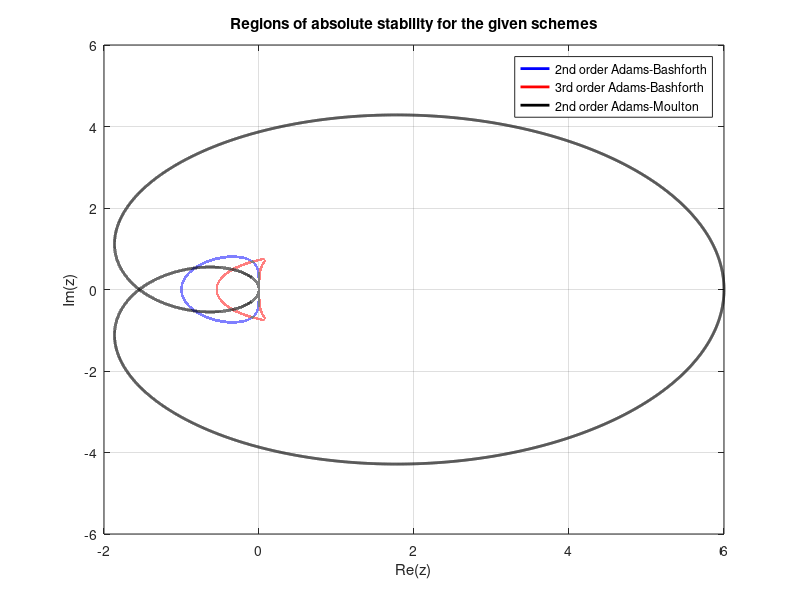
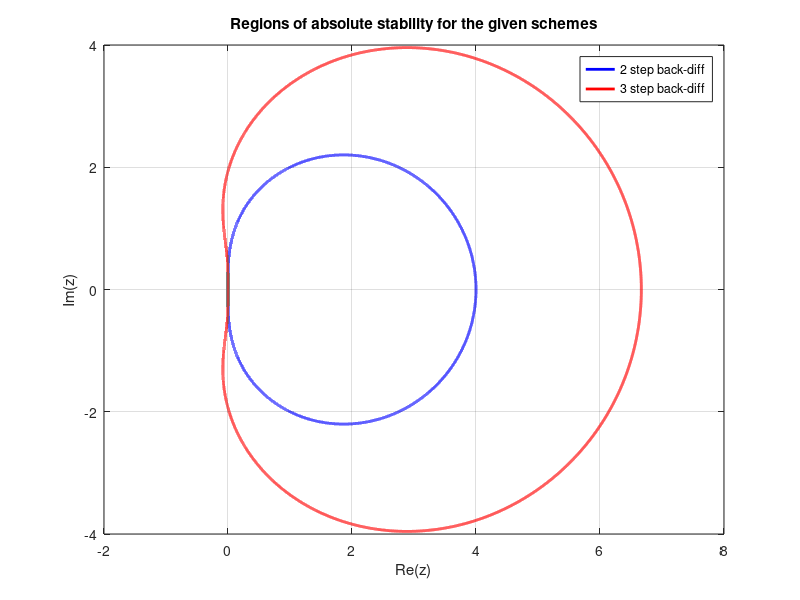

The MATLAB source for these figures, in order:
%% Problem 2
clear variables
close all
t = 0:0.0001:(2*pi);
zAB2 = 2*(exp(2*1j*t)-exp(1j*t))./(3*exp(1j*t)-1);
zAB3 = 12*(exp(3*1j*t)-exp(2j*t))./(23*exp(2j*t)-16*exp(1j*t)+5);
zAM2 = 12*(exp(3*1j*t)-exp(2j*t))./(5*exp(2j*t)+8*exp(1j*t)-1) ;

figure; 
plot(real(zAB2),imag(zAB2), 'b','linewidth',2)
hold on;grid on;
plot(real(zAB3),imag(zAB3), 'r','linewidth',2)
plot(real(zAM2),imag(zAM2), 'k','linewidth',2)
legend('2nd order Adams-Bashforth','3rd order Adams-Bashforth', '2nd order Adams-Moulton')
title('Regions of absolute stability for the given schemes')
xlabel('Re(z)')
ylabel('Im(z)')

%% Problem 3
zBD2 = (exp(2*1j*t)-4/3*exp(1j*t)+1/3)./(2/3*exp(2*1j*t));
zBD3 = (exp(3*1j*t)-18/11*exp(2*1j*t)+9/11*exp(1j*t)-2/11)./(6/11*exp(3*1j*t));

figure; 
plot(real(zBD2),imag(zBD2), 'b','linewidth',2)
hold on;grid on;
plot(real(zBD3),imag(zBD3), 'r','linewidth',2)

legend('2 step back-diff','3 step back-diff')
title('Regions of absolute stability for the given schemes')
xlabel('Re(z)')
ylabel('Im(z)')